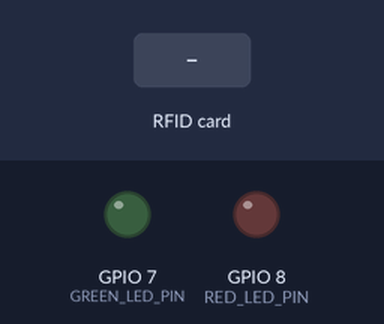
This sketch was run on a simulated ESP32-S3. On the bench: output pins drawn as LEDs (lit = HIGH). The inputs (shaded band) are chosen by the test bench. WiFi joins after 1.5 s; servers stay silent unless stated; the local clock reads 2024-03-15 10:24:30 at power-on unless the sketch sets it; what the sketch prints to the serial monitor is not drawn.

Above: at 2.7 s.
2.8 s: RFID card 33 37 1D 16 held to the reader
At 3.6 s:
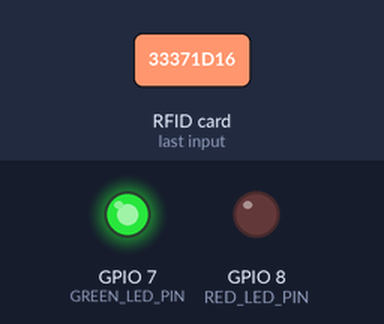
5.8 s: RFID card 5E 7A 19 C4 held to the reader
At 6.2 s:
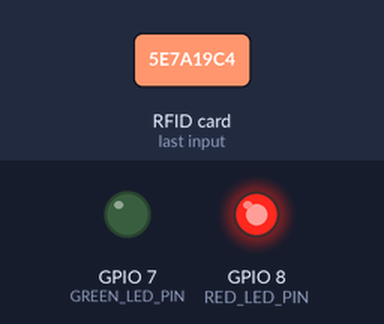
Timing chart, 0 to 9.3 s (numbered marks = the images above; inputs shaded):
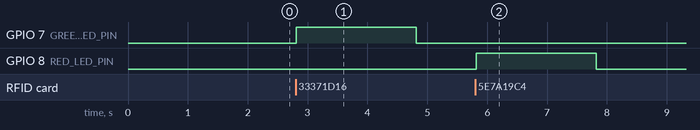

The sketch:

IOT_SmartLock.ino
```cpp
#include <SPI.h>
#include <MFRC522.h>
#include <WiFi.h>
#include <HttpClient.h>
#include <Time.h>

#define RST_PIN         5
#define SS_PIN          10

#define GREEN_LED_PIN   7          // Green LED pin
#define RED_LED_PIN     8          // Red LED pin

MFRC522 mfrc522(SS_PIN, RST_PIN);  // Create MFRC522 instance

char ssid[50] = "CHANGE";
char pass[50] = "CHANGE";

const char kHostname[] = "CHANGE TO YOUR AWS IP";
const char kPath[] = "CHANGE TO YOUR PATH";
const int kNetworkTimeout = 30 * 1000;    // Number of milliseconds to wait if no data is available before trying again
const int kNetworkDelay = 1000;

const char* ntpServer = "pool.ntp.org";   // NTP server
const long gmtOffset_sec = -28800;        // UTC-8 for California
const int daylightOffset_sec = 0;         // No daylight saving in December

byte authorizedUIDs[][4] = {
    {0x33, 0x37, 0x1D, 0x16}, // UID 1
};

bool validUID(byte * scannedTag, byte authorizedTags[][4] , int numRows)
{
  // loop through valid uid array
  // if match, return true
  // else, return false
  for (int row = 0; row < numRows; row++ )
  {
      for (int columns = 0; columns < 4; columns++)
      {
        // compare each element
        if (scannedTag[columns] == authorizedTags[row][columns] )
        {
            if (columns == 3) // elements 0 -> 3 all mathch, tag is authorized
            {
              return true;
            }
        }
        else
        {
          break;
        }
      }
  }
  // If all tags were checked and non matched the scanned in tag, the tag is not authorized
  return false;
}
// Function to print the current time when called
String getFormattedTime() {
  struct tm timeinfo;
  if (!getLocalTime(&timeinfo)) {
    return "FAILED"; // Default time if synchronization fails
  }
  char timeString[25];
  strftime(timeString, sizeof(timeString), "%Y-%m-%dT%H:%M:%S", &timeinfo);
  return String(timeString);
}

void setup() {
    Serial.begin(9600); // Initialize serial communications with the PC
    while (!Serial);    // Do nothing if no serial port is opened
    SPI.begin();        // Init SPI bus
    mfrc522.PCD_Init(); // Init MFRC522
    Serial.print("Connecting to ");
    Serial.println(ssid);
    WiFi.begin(ssid, pass);    // Attempts to connect to WiFi
    while (WiFi.status() != WL_CONNECTED)
      {
        delay(500);
        Serial.print(".");
      }
    Serial.println("");
    Serial.println("WiFi connected");

    configTime(gmtOffset_sec, daylightOffset_sec, ntpServer);
   // mfrc522.PCD_DumpVersionToSerial(); // Show details of PCD

      // Set LED pins as output
    pinMode(GREEN_LED_PIN, OUTPUT);
    pinMode(RED_LED_PIN, OUTPUT);

}

void loop() {
    int err = 0;
    WiFiClient c;
    HttpClient http(c);
    // Check if a new card is present
    if (!mfrc522.PICC_IsNewCardPresent()) {
        return;
    }
    // Select one of the cards
    if (!mfrc522.PICC_ReadCardSerial()) {
        return;
    }
     // Calculate the number of rows in the authorizedTags array
    int numRows = sizeof(authorizedUIDs) / sizeof(authorizedUIDs[0]);

    bool valid = validUID(mfrc522.uid.uidByte, authorizedUIDs, numRows); // Checks if card is valid
    String currentTime = getFormattedTime();       // Gets the current local time
    // String to store on AWS web page
    String val = String ("?authorized=") + String(valid) + String("&time=") + String(currentTime);
    err = http.POST("CHANGE TO IP ADDRESS AWS", 5000, val.c_str());    // Sent to AWS
     // Check if the scanned UID is valid
    if (valid)
    {
        Serial.println("Authorized");
        digitalWrite(GREEN_LED_PIN, HIGH);  // Turn on green LED
        delay(2000);  // Keep LED on for 2 seconds
        digitalWrite(GREEN_LED_PIN, LOW); // Turn off green LED
    }
    else {
        Serial.println("Unauthorized");
        digitalWrite(RED_LED_PIN, HIGH);   // Turn on red LED
         delay(2000);  // Keep LED on for 2 seconds
         digitalWrite(RED_LED_PIN, LOW);    // Turn off red LED
    }
    // Checks if the data sent
    if (err == 0) {
        Serial.println("Data sent successfully.");
    } else {
        Serial.print("Error sending data: ");
        Serial.println(err);
    }

    // Halt the card
    mfrc522.PICC_HaltA();
}
```

Measured:
- after the input at 2.8 s, GPIO 7 (GREEN_LED_PIN): LOW → HIGH at once, → LOW 2.0 s later
- after the input at 5.8 s, GPIO 8 (RED_LED_PIN): LOW → HIGH at once, → LOW 2.0 s later
